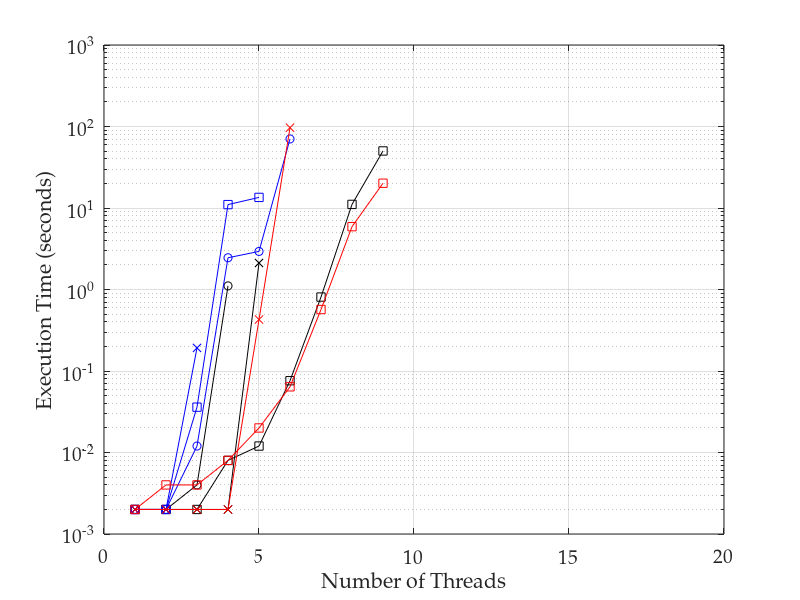

Source code (MATLAB): (Note: this script raises an error after producing the figure.)
%% importing data
transitions = dlmread('t43_time_tpl4_ops3.csv', ',', 0, 0);
% convert 0 values to NaNs, as these don't plot
transitions(transitions==0)=nan;
threads = [1:9];

%% plotting lines

semilogy(threads, transitions(:, 1), 'ko-')
hold on
semilogy(threads, transitions(:, 2), 'kx-')
semilogy(threads, transitions(:, 3), 'ks-')
semilogy(threads, transitions(:, 4), 'bo-')
semilogy(threads, transitions(:, 5), 'bx-')
semilogy(threads, transitions(:, 6), 'bs-')
semilogy(threads, transitions(:, 7), 'rx-')
semilogy(threads, transitions(:, 8), 'rs-')
hold off
grid on

%% adding axis labels
ax = gca;
set(ax, 'FontName', 'Palatino Linotype', 'FontSize', 14);
xlabel('Number of Threads');
ylabel('Execution Time (seconds)');
axis([0 20 .001 1000])
ax.XTick = [0 5 10 15 20];
ax.YTick = [0.01 0.1 1 10 100];
set(ax,'YMinorGrid','Off', 'YMinorTick','Off');

%% output pdf file
h = figure(1);
h.Units = 'centimeters'; % set figure position to cm
%h.Position(2) = [h.Position(2)-9]; % set figure position bevore resize
h.Position([3:4]) = [10,7]; % resize figure
Plot2LaTeX( h, 't43_time_tpl4_ops3' )